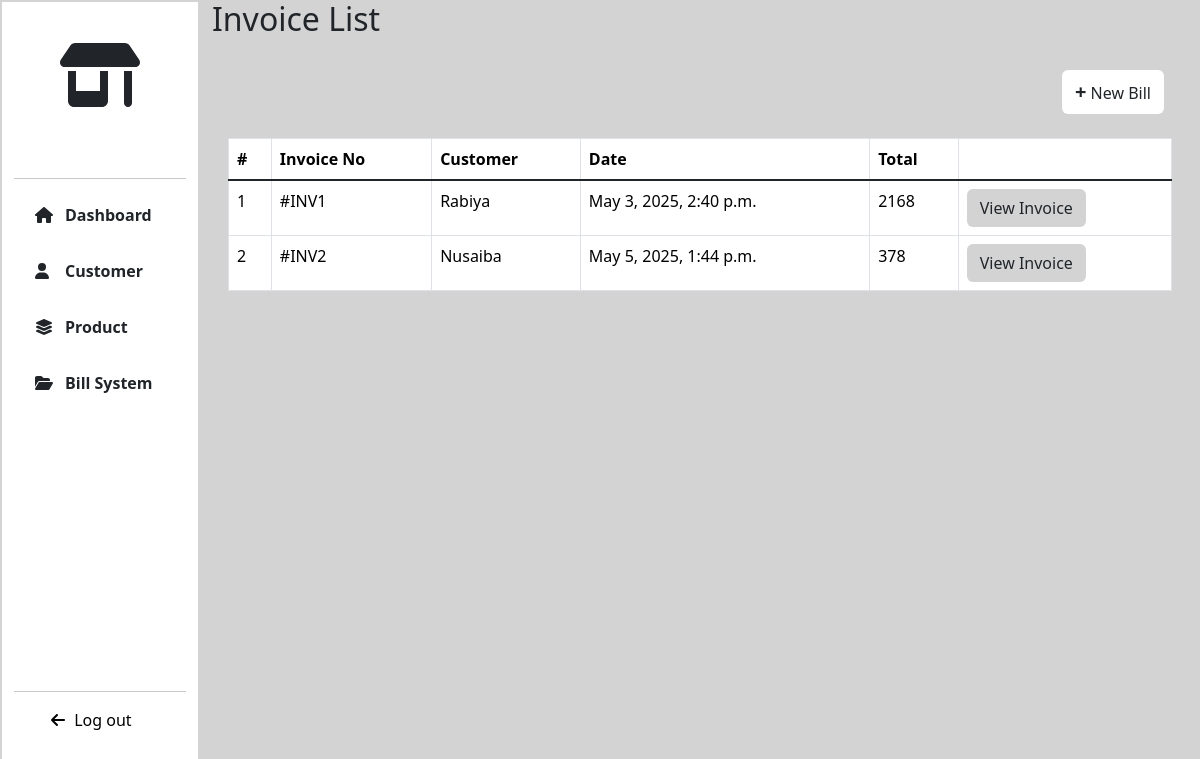
The app's page /BILLING/, older data.
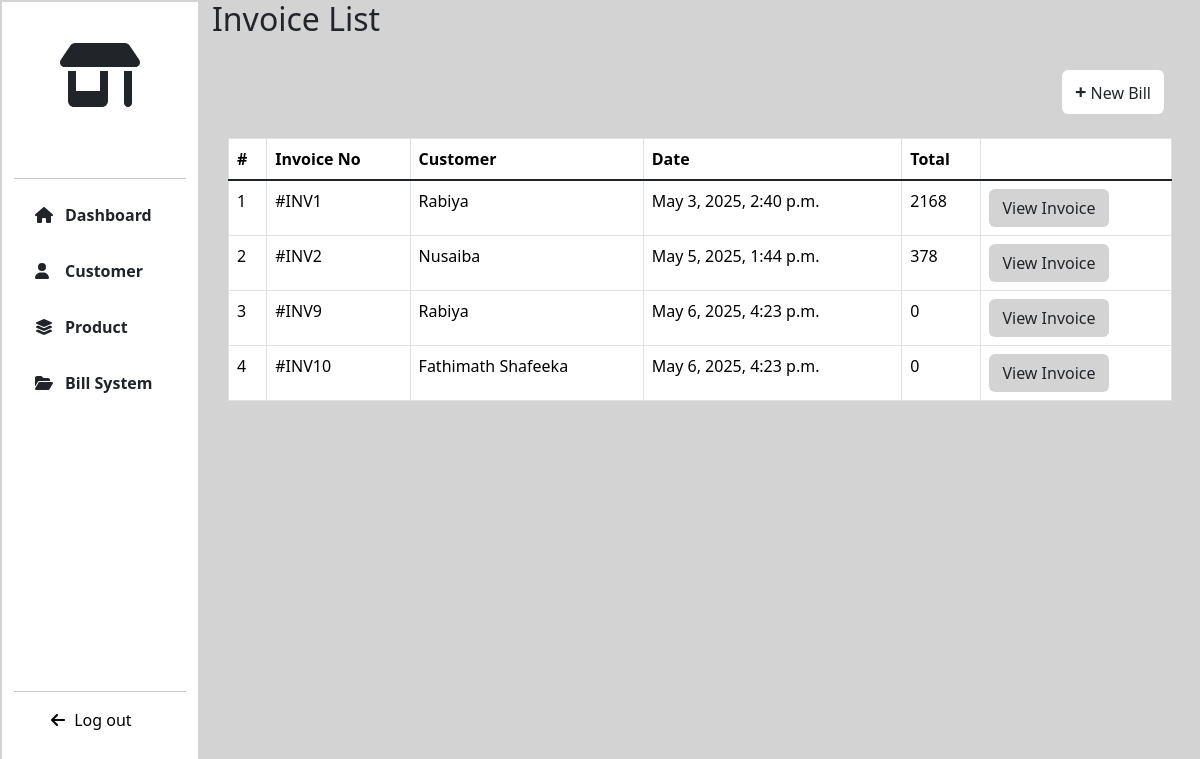
The same page, newer data.
### BILLING/models.py (models this page shows, shortened)
class Invoice(models.Model):
    customer=models.ForeignKey(Customer,on_delete=models.CASCADE)
    date=models.DateTimeField(auto_now_add=True)
    gst_percentage=models.IntegerField(default=5)
    grand_total=models.IntegerField(default=0)

### CUSTOMER/models.py (models this page shows, shortened)
class Customer(models.Model):
    fullname=models.CharField(max_length=255)
    phone=models.IntegerField()
    address=models.TextField()

### BILLING/views.py (the view)
# urls.py: path('',views.invoices,name="invoices"),
def invoices(request):
    invoices=Invoice.objects.all()
    return render(request,"invoices.html",locals())

### Templates/invoices.html (shortened to what this page needs)
{% extends 'extends.html' %}
{% load static %}
{% block link %}
<link rel="stylesheet" href="{% static '/CSS/product.css' %}">
{% endblock %}
{% block content %}
<div class="col-lg-10 col-md-9 col-sm-9 page-col">
   <h2>Invoice List</h2>
   <div class="add-product">
    <div class="button p-4">
        <a href="{% url 'create_invoice' %}" class="btn btn-add-product"><strong class="add-icon">+</strong> New Bill</a>
    </div>
   </div>
   {% if invoices %}
    <div class="table-div">
        <div class="table-responsive" >
        <table class="table table-hover table-bordered">
            <thead>
                <tr>
                    <th scope="col">#</th>
                    <th scope="col">Invoice No</th>
                    <th scope="col">Customer</th>
                    <th scope="col">Date</th>
                    <th scope="col">Total</th>
                    <th scope="col"></th>
                </tr>
                </thead>
                <tbody class="table-group-divider">
                {% for invoice in invoices %}
                    <tr>
                        <td class="text-nowrap">{{ forloop.counter }}</td>
                        <td class="text-nowrap">#INV{{ invoice.id }}</td>
                        <td class="text-nowrap">{{ invoice.customer.fullname }}</td>
                        <td class="text-nowrap">{{ invoice.date }}</td>
                        <td class="text-nowrap">{{ invoice.grand_total }}</td>
                        <td class="text-nowrap"><a href="{% url 'view_invoice' invoice.id %}" class="btn btn-product">View Invoice</a></td>
                    </tr>
                {% endfor %}
                </tbody>
        </table>
        </div>
    </div>
   {% else %}
    <div class="else">
            <div class="p-4 text-center text-box">
            <h4>No Invoice found!</h4>
            </div>
    </div>
   {% endif %}
</div>
{% endblock %}

### Templates/extends.html (shortened to what this page needs)
<!DOCTYPE html>
{% load static %}
<html lang="en">
<head>
    <link rel="stylesheet" href="{% static '/CSS/index.css' %}">
    <link rel="stylesheet" href="{% static '/CSS/dashboard.css' %}">
    <link href="https://cdn.jsdelivr.net/npm/bootstrap@5.3.5/dist/css/bootstrap.min.css" rel="stylesheet">
    <link rel="stylesheet" href="https://cdnjs.cloudflare.com/ajax/libs/font-awesome/6.7.2/css/all.min.css" />
    {% block link %}{% endblock %}
</head>
<body>
    <div class="dashboard-page">
        <div class="container-fluid">
            <div class="row">
                <div class="col-lg-2 col-md-3 col-sm-3 icon-col">
                    <div class="main-icon">
                         <div>
                            <i class="fa-solid fa-shop"></i>
                         </div>
                    </div>
                    <hr>
                    <div class="sub-icon">
                        <ul class="list-group">
                            <a href="{% url 'dashboard' %}" class="list-group-item"><span><i class="fa-solid fa-house"></i></span> <p>Dashboard</p></a>
                            <a class="list-group-item"><span><i class="fa-solid fa-user"></i></span><p>Customer</p></a>
                            <a href="{% url 'products_list' %}" class="list-group-item"><span><i class="fa-solid fa-layer-group"></i></span><p>Product</p></a>
                            <a href="{% url 'invoices' %}" class="list-group-item"><span><i class="fa-solid fa-folder-open"></i></span><p>Bill System</p></a>
                        </ul>
                    </div>
                    <hr>
                    <div class="end-icon">
                        <ul>
                            <a class="logout_btn" href="{% url 'logout_page' %}"><span><i class="fa-solid fa-arrow-left"></i></span> Log out</a>
                        </ul>
                    </div>
                </div>
                {% block content %}
                {% endblock %}
            </div>
        </div>
    </div>
</body>
</html>

### static/CSS/index.css (style rules this page uses)
body { margin: 0px; padding: 0px; box-sizing: border-box; }

### static/CSS/dashboard.css (style rules this page uses)
.table-responsive { width: 100%; overflow-x: auto; }
.row { height: 100vh; }
.icon-col { border: 2px solid lightgray ; position: fixed; height: 100vh; }
.main-icon { height: 20vh; position: relative; }
.main-icon div { text-align: center; font-size: 64px; padding: 25px; }
.sub-icon { height: 60vh; }
.list-group-item { border: transparent !important; display: flex !important; }
.list-group-item span { padding: 0 5px; width: 35px; }
.list-group-item p { font-weight: 600; }
.end-icon .logout_btn { text-decoration: none; color: #000; }
.end-icon .logout_btn span { padding: 5px; }
.page-col { background-color: lightgray; margin-left: auto; }
.table-div { padding: 4rem 1rem; }

### static/CSS/product.css (style rules this page uses)
.add-product .button { text-align:right; }
.btn-add-product { background-color:#fff !important; }
.add-icon { font-size:20px; }
.table-div { padding-top:0px; }
.btn-product { background-color:lightgray !important; }
.table-responsive { width: 100%; overflow-x: auto; }

Row changes from the older to the newer data that the page shows:
added Invoice: id "9", customer.fullname "Rabiya", date "May 6, 2025, 4:23 p.m.", grand_total "0"
added Invoice: id "10", customer.fullname "Fathimath Shafeeka", date "May 6, 2025, 4:23 p.m.", grand_total "0"
